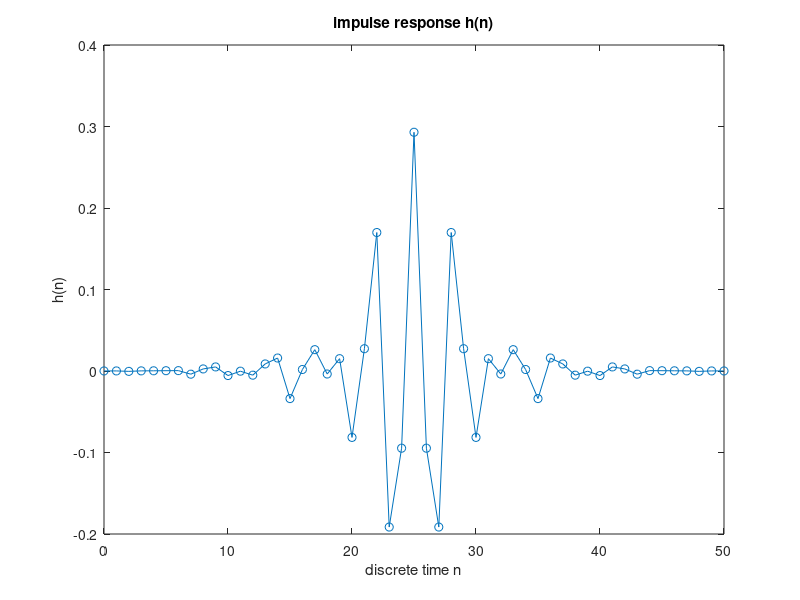
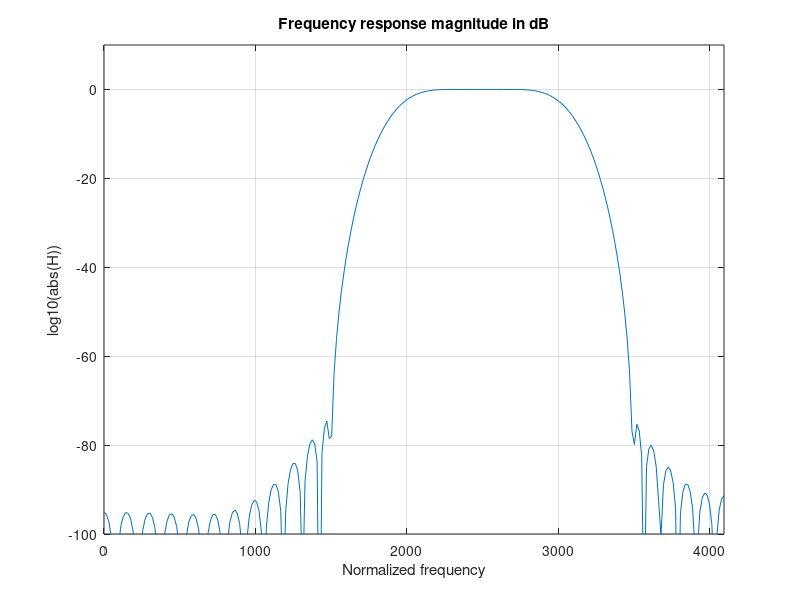
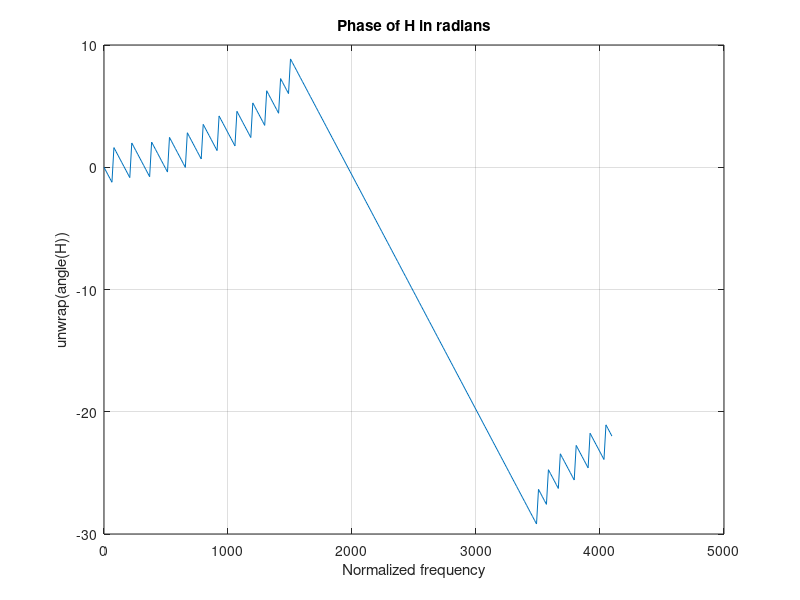
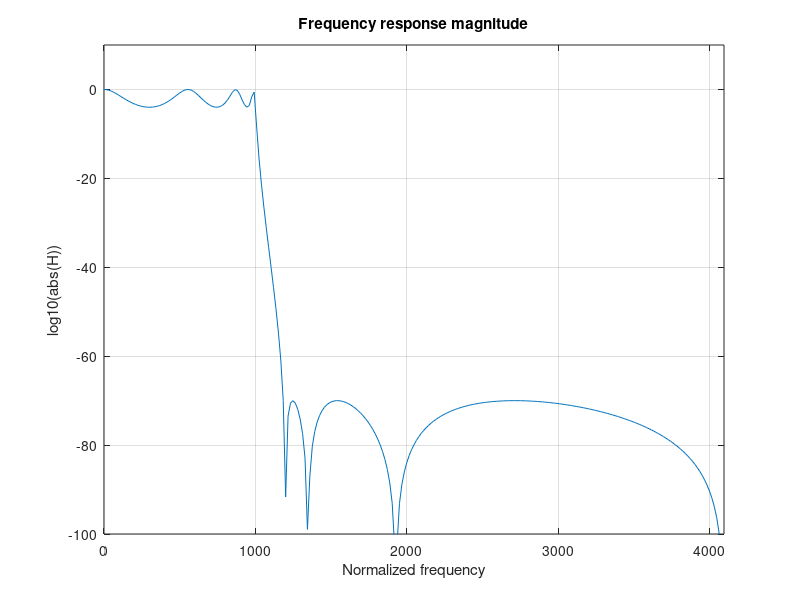

Here is the MATLAB script that generated these plots, in order: (Note: this script raises an error after producing the figures.)
clear
fs=8192; % Sampling rate
% Lowpass FIR filter design
M=50; % Length of FIR filter
Wn=2*[1900 3100]/fs; % Normalized frequency in Matlab
% Various Window functions
%h=fir1(M,Wn,blackman(M+1));
%h=fir1(M,Wn,boxcar(M+1));
%h=fir1(M,Wn,hanning(M+1));
%h=fir1(M,Wn,hamming(M+1));
h=fir1(M,Wn,kaiser(M+1,7.5));
figure(1),clf
plot((0:M),h,'-o')
xlabel('discrete time n')
ylabel('h(n)')
title('impulse response h(n)')

% Calculate frequency response of digital FIR filter
N=512;
H=fft(h,N); % FFT with zero padding
f=(0:1/N:1/2)*fs;
figure(2),clf
plot(f,20*log10(abs(H(1:N/2+1))))
grid on
axis([0 fs/2 -100 10])
xlabel('Normalized frequency')
ylabel('log10(abs(H))')
title('Frequency response magnitude in dB')
figure(3),clf
plot(f,unwrap(angle(H(1:N/2+1))))
grid on
xlabel('Normalized frequency')
ylabel('unwrap(angle(H))')
title('Phase of H in radians')

% Butterworth lowpass IIR filter
Wn=2*1000/fs;
N=7;
[B,A]=ellip(N,4,70,Wn);
H=freqz(B,A,2*pi*f/fs);
figure(4),clf
plot(f,20*log10(abs(H)))
grid on
axis([0 fs/2 -100 10])
xlabel('Normalized frequency')
ylabel('log10(abs(H))')
title('Frequency response magnitude')
figure(5),clf
plot(f,unwrap(angle(H)))
grid on
xlabel('Normalized frequency')
ylabel('unwrap(angle(H))')
title('Phase of H in radians')
% plot poles and zeros, digital filter
poles=roots(A);
zeros=roots(B);
figure(6)
plot(exp(1i*2*pi*(0:0.01:1)))
grid on
hold on
plot(zeros,'o')
plot(poles,'x')
hold off
axis([-1 1 -1 1])
axis('square')

load handel
%sound(y,fs)

z=filter(B,A,y);
sound(z,fs)
